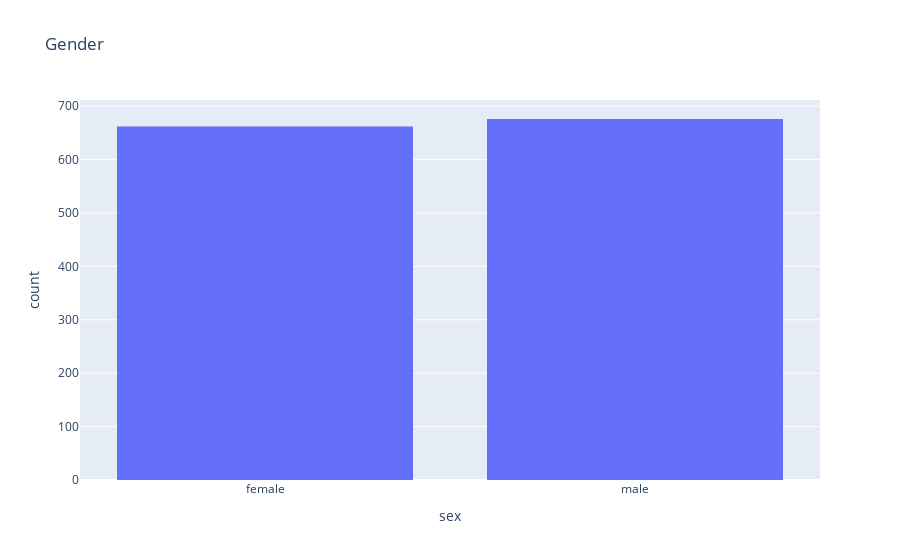

The notebook cell this image was saved under:
### Markdown cell above
Visualizing the distributions of the "sex", "region" and "children" columns.

### Code cell
px.histogram(medical_df, x='sex', title='Gender')

### Figure 1 — Plotly figure (JSON) as saved in the notebook; plotly's stock layout.template omitted (floating-point values rounded to 4 significant figures; data arrays with more than 128 entries replaced by an {"elided": "..."} marker saying what was removed)
{"data": [{"alignmentgroup": "True", "bingroup": "x", "hovertemplate": "sex=%{x}<br>count=%{y}<extra></extra>", "legendgroup": "", "marker": {"color": "#636efa", "pattern": {"shape": ""}}, "name": "", "offsetgroup": "", "orientation": "v", "showlegend": false, "type": "histogram", "x": {"elided": "1338 str values"}, "xaxis": "x", "yaxis": "y"}], "layout": {"barmode": "relative", "legend": {"tracegroupgap": 0}, "title": {"text": "Gender"}, "xaxis": {"anchor": "y", "domain": [0, 1], "title": {"text": "sex"}}, "yaxis": {"anchor": "x", "domain": [0, 1], "title": {"text": "count"}}}}
